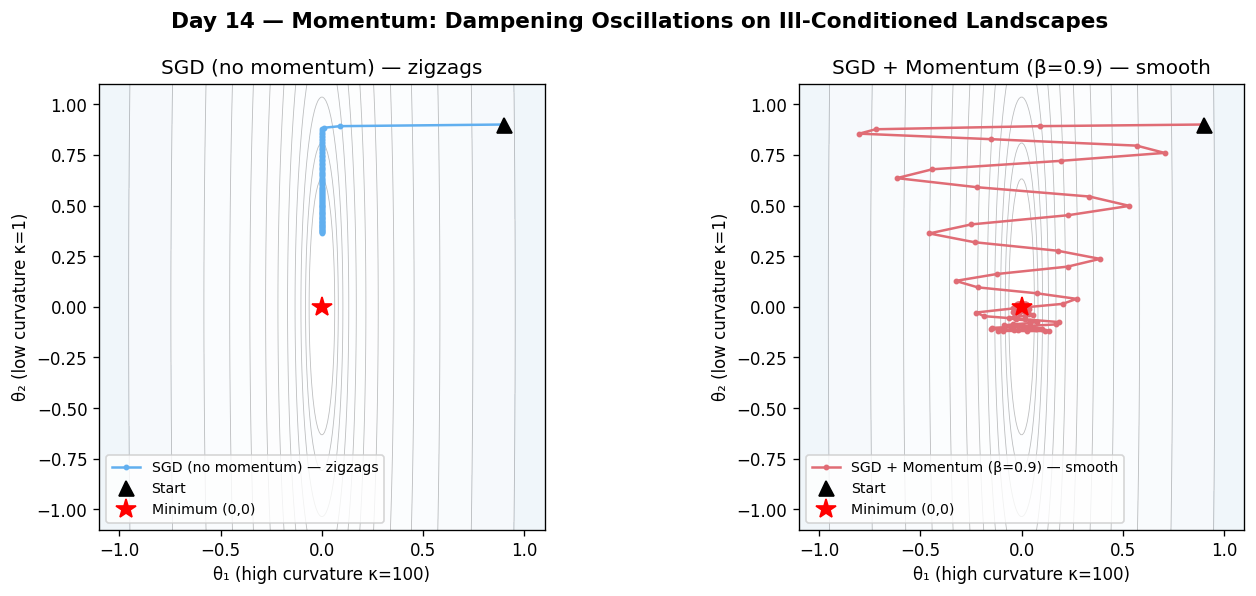

The script that saved this image:
import numpy as np
import matplotlib.pyplot as plt

np.random.seed(0)

# Elongated quadratic: L = 0.5*(theta1^2/0.02 + theta2^2/2)
# Grad: [theta1/0.02, theta2/2]
def grad_f(theta):
    return np.array([theta[0] / 0.02, theta[1] / 2.0])

def sgd_path(start, lr=0.018, steps=80):
    theta = np.array(start, dtype=float)
    path = [theta.copy()]
    for _ in range(steps):
        theta = theta - lr * grad_f(theta)
        path.append(theta.copy())
    return np.array(path)

def momentum_path(start, lr=0.018, beta=0.9, steps=80):
    theta = np.array(start, dtype=float)
    v = np.zeros(2)
    path = [theta.copy()]
    for _ in range(steps):
        g = grad_f(theta)
        v = beta * v + g
        theta = theta - lr * v
        path.append(theta.copy())
    return np.array(path)

start = [0.9, 0.9]
path_sgd = sgd_path(start, lr=0.018, steps=100)
path_mom = momentum_path(start, lr=0.018, beta=0.9, steps=100)

# Contour
t1 = np.linspace(-1.2, 1.2, 300)
t2 = np.linspace(-1.2, 1.2, 300)
T1, T2 = np.meshgrid(t1, t2)
Z = 0.5 * (T1**2 / 0.02 + T2**2 / 2.0)

fig, axes = plt.subplots(1, 2, figsize=(12, 5))
fig.suptitle("Day 14 — Momentum: Dampening Oscillations on Ill-Conditioned Landscapes", fontsize=13, fontweight="bold")

for ax, path, title, color in [
    (axes[0], path_sgd, "SGD (no momentum) — zigzags", "#61afef"),
    (axes[1], path_mom, "SGD + Momentum (β=0.9) — smooth", "#e06c75"),
]:
    ax.contour(T1, T2, Z, levels=np.logspace(-1, 2, 15), colors="grey", linewidths=0.5, alpha=0.5)
    ax.contourf(T1, T2, Z, levels=np.logspace(-1, 2, 15), cmap="Blues", alpha=0.2)
    ax.plot(path[:, 0], path[:, 1], "o-", color=color, markersize=2.5, linewidth=1.5, label=title, zorder=4)
    ax.plot(*start, "k^", markersize=9, zorder=5, label="Start")
    ax.plot(0, 0, "r*", markersize=12, zorder=5, label="Minimum (0,0)")
    ax.set_xlabel("θ₁ (high curvature κ=100)"); ax.set_ylabel("θ₂ (low curvature κ=1)")
    ax.set_title(title)
    ax.legend(fontsize=8.5); ax.set_xlim(-1.1, 1.1); ax.set_ylim(-1.1, 1.1)
    ax.set_aspect("equal")
    ax.set_aspect(1.0/ax.get_data_ratio(), adjustable='box')

plt.tight_layout()
plt.savefig("graph_DAY_14.png", dpi=120, bbox_inches="tight")
print("graph_DAY_14.png saved")
